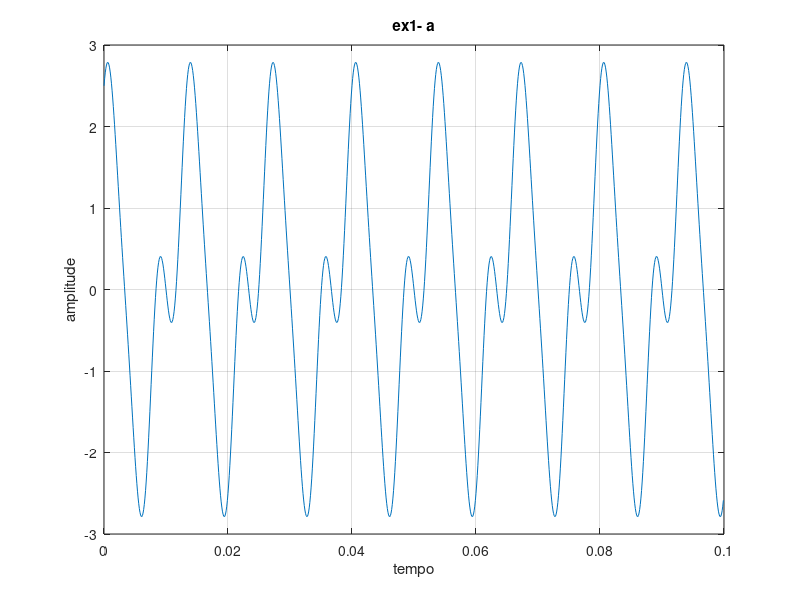
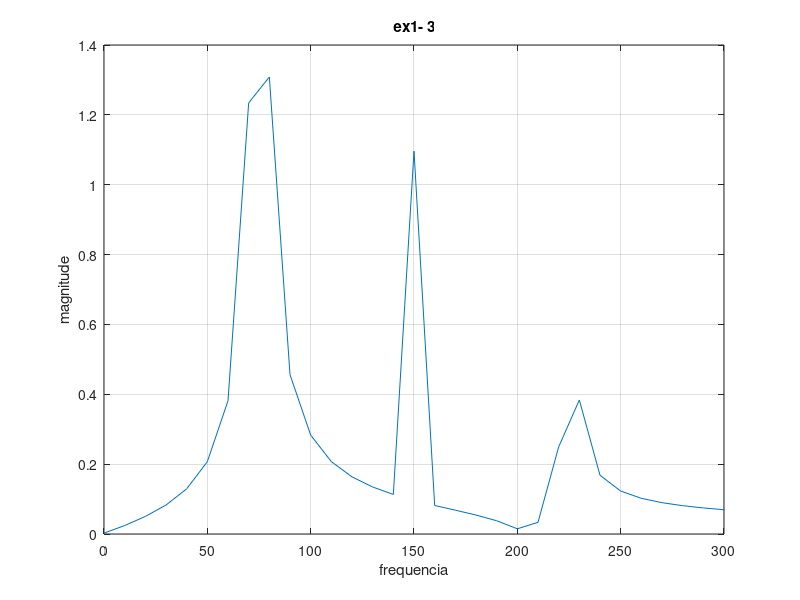

Write MATLAB code to recreate these figures, in order.
taxa= 10000;
periodo= 1/10000;
t= 0:periodo:0.1-periodo;

x= 2*cos(150*pi*t) + sin(300*pi*t) + 0.5*cos(450*pi*t);

figure(1);
plot(t, x);
title('ex1- a');
xlabel('tempo');
ylabel('amplitude');
grid on;

T= length(x);
X= fft(x);
mag= abs(X)/T;
mag= mag(1:floor(T/2)+1);
mag(2:end-1)= 2*mag(2:end-1);

f= taxa*(0:floor(T/2))/T;

figure(2);
plot(f, mag);
title('ex1- 3');
xlabel('frequencia');
ylabel('magnitude');
xlim([0 300]);
grid on;

treshold= 0.4;
indices= find(mag > treshold);

freqs= f(indices);

print1= sprintf('O sinal contém %d sinusoide(s) no(s) índices %s', length(indices), num2str(indices));
msg_freqs = sprintf('As frequências presentes no sinal são: %s Hz', num2str(freqs, '%.1f '));

disp(print1);
disp(msg_freqs);
